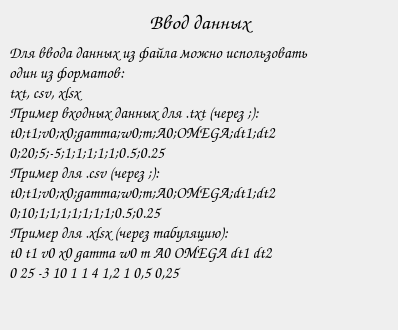
<?xml version="1.0" encoding="UTF-8"?>
<ui version="4.0">
 <class>Form</class>
 <widget class="QWidget" name="Form">
  <property name="geometry">
   <rect>
    <x>0</x>
    <y>0</y>
    <width>398</width>
    <height>330</height>
   </rect>
  </property>
  <property name="windowTitle">
   <string>Form</string>
  </property>
  <widget class="QWidget" name="verticalLayoutWidget">
   <property name="geometry">
    <rect>
     <x>9</x>
     <y>9</y>
     <width>381</width>
     <height>313</height>
    </rect>
   </property>
   <layout class="QVBoxLayout" name="verticalLayout">
    <item>
     <widget class="QLabel" name="label">
      <property name="sizePolicy">
       <sizepolicy hsizetype="Preferred" vsizetype="Fixed">
        <horstretch>0</horstretch>
        <verstretch>0</verstretch>
       </sizepolicy>
      </property>
      <property name="font">
       <font>
        <family>Comic Sans MS</family>
        <pointsize>16</pointsize>
        <strikeout>false</strikeout>
       </font>
      </property>
      <property name="text">
       <string>Ввод данных</string>
      </property>
      <property name="alignment">
       <set>Qt::AlignCenter</set>
      </property>
     </widget>
    </item>
    <item>
     <widget class="QLabel" name="label_2">
      <property name="font">
       <font>
        <family>Comic Sans MS</family>
        <pointsize>12</pointsize>
       </font>
      </property>
      <property name="text">
       <string>Для ввода данных из файла можно использовать
один из форматов:
txt, csv, xlsx
Пример входных данных для .txt (через ;):
t0;t1;v0;x0;gamma;w0;m;A0;OMEGA;dt1;dt2
0;20;5;-5;1;1;1;1;1;0.5;0.25
Пример для .csv (через ;):
t0;t1;v0;x0;gamma;w0;m;A0;OMEGA;dt1;dt2
0;10;1;1;1;1;1;1;1;0.5;0.25
Пример для .xlsx (через табуляцию):
t0 t1 v0 x0 gamma w0 m A0 OMEGA dt1 dt2
0 25 -3 10 1 1 4 1,2 1 0,5 0,25</string>
      </property>
      <property name="alignment">
       <set>Qt::AlignLeading|Qt::AlignLeft|Qt::AlignTop</set>
      </property>
     </widget>
    </item>
   </layout>
  </widget>
 </widget>
 <resources/>
 <connections/>
</ui>
